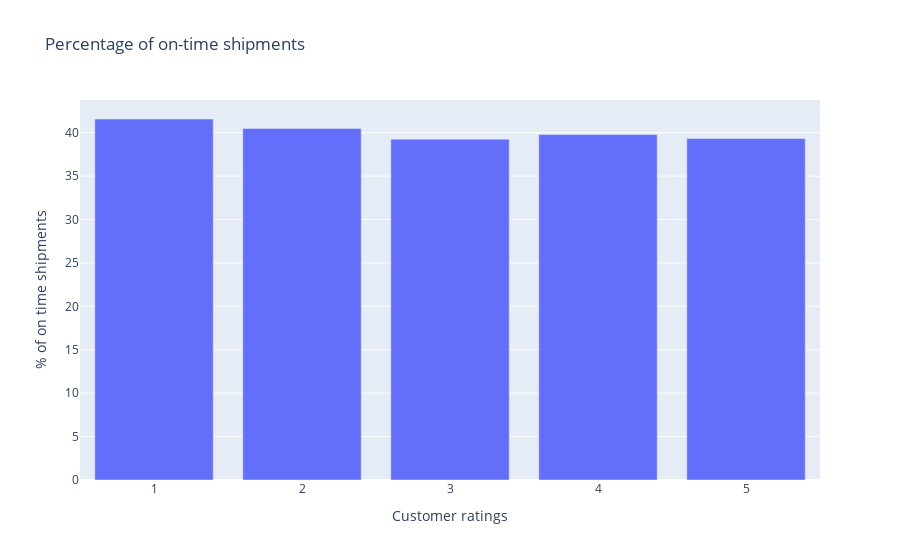

This figure's notebook cell:
### Code cell
trace4=go.Bar(x=['1','2','3','4','5'],y=[(748/1799)*100,(692/1709)*100,(711/1811)*100,(704/1769)*100,(673/1711)*100])
trans_bar=[trace4]
layout=dict(title='Percentage of on-time shipments',xaxis=dict(title='Customer ratings'),yaxis=dict(title='% of on time shipments'),barmode='stack')
fig=dict(data=trans_bar,layout=layout)
offline.iplot(fig)

### Figure 1 — Plotly figure (JSON) as saved in the notebook; plotly's stock layout.template omitted (floating-point values rounded to 4 significant figures)
{"data": [{"type": "bar", "x": ["1", "2", "3", "4", "5"], "y": [41.58, 40.49, 39.26, 39.8, 39.33]}], "layout": {"barmode": "stack", "title": {"text": "Percentage of on-time shipments"}, "xaxis": {"title": {"text": "Customer ratings"}, "type": "category", "range": [-0.5, 4.5], "autorange": true}, "yaxis": {"title": {"text": "% of on time shipments"}, "type": "linear", "range": [0, 43.77], "autorange": true}, "autosize": true}}
